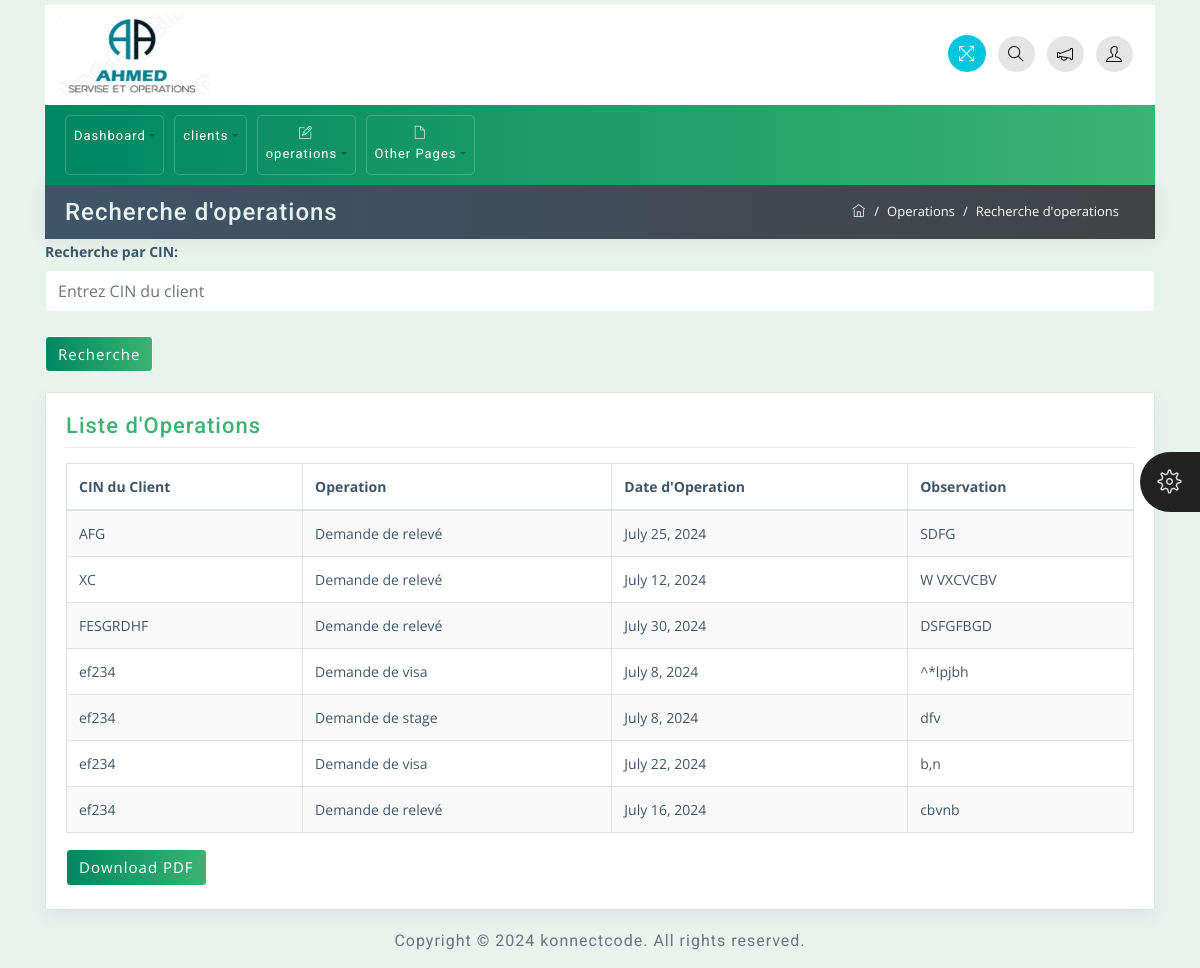
Page /operation/all on the earlier database version.
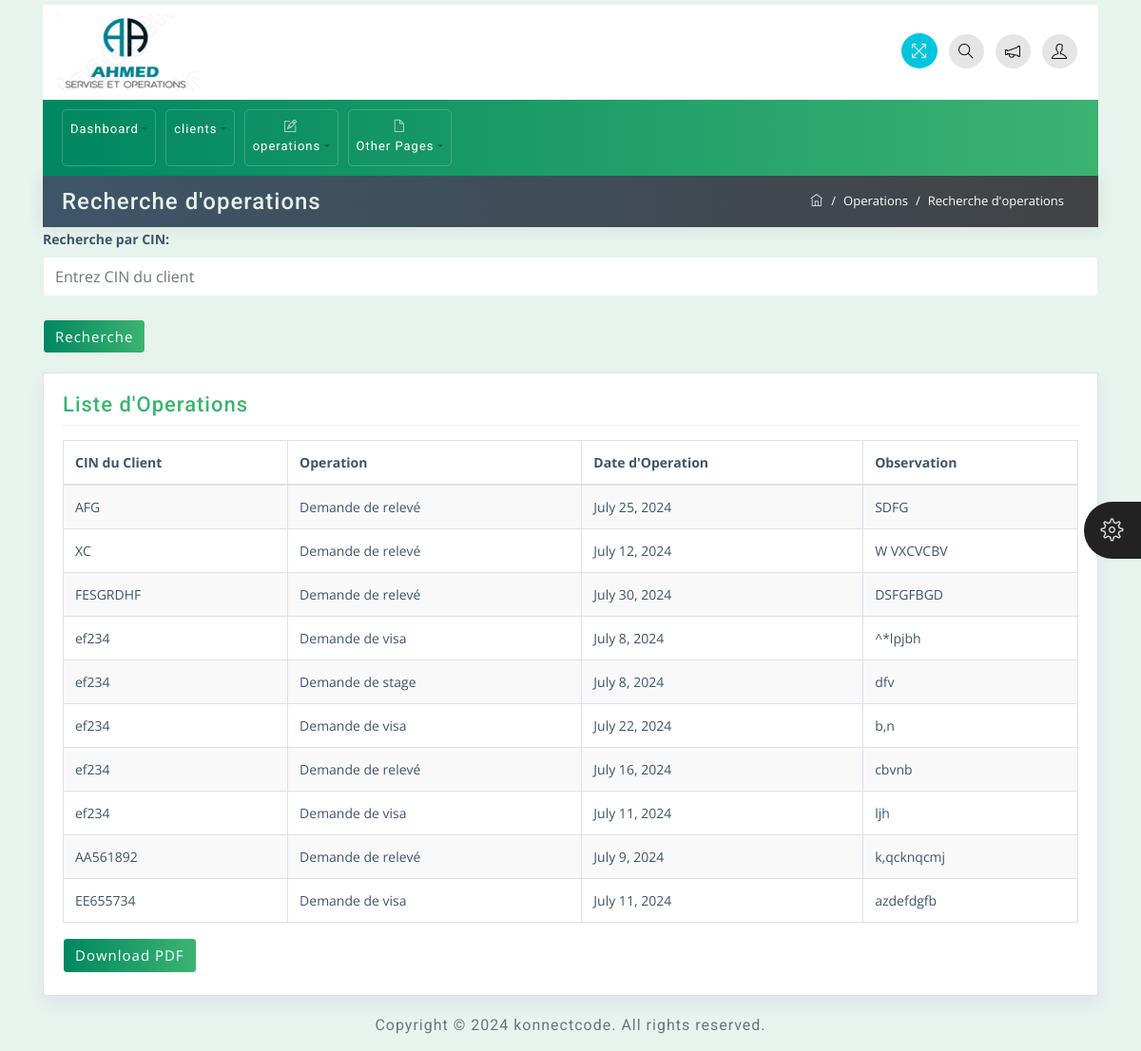
Same page on the later database version.
### employe/models.py (models this page shows, shortened)
class Operation(models.Model):
    client_id = models.CharField(max_length=100)
    operation = models.CharField(max_length=100)
    operation_date = models.DateField(default=timezone.now)
    observation = models.TextField()
    piece_jointe = models.FileField(upload_to='piece_jointe/')
    confirmed = models.BooleanField(default=False)

### employe/views.py (the view)
# urls.py: path('operation/all',OperationListView.as_view(),name='all_operation'),
class OperationListView(ListView):
    model = Operation
    template_name = 'client/operation_list.html'
    context_object_name = 'operations'

### employe/templates/client/operation_list.html
{% extends 'base.html' %}
{% block content %}
<div class="container mt-0">
    <div class="row breadcrumb-bar">
        <div class="col-md-6">
            <h3 class="block-title">Recherche d'operations</h3>
        </div>
        <div class="col-md-6">
            <ol class="breadcrumb">
                <li class="breadcrumb-item">
                    <a href="{% url 'employe:base' %}">
                        <span class="ti-home"></span>
                    </a>
                </li>
                <li class="breadcrumb-item">Operations</li>
                <li class="breadcrumb-item active">Recherche d'operations</li>
            </ol>
        </div>
    </div>
</div>
<div class="container">
    <form method="get" action="{% url 'employe:search_operations' %}">
        <div class="form-group">
            <label for="query">Recherche par CIN:</label>
            <input type="text" name="query" id="query" class="form-control" placeholder="Entrez CIN du client
            " value="{{ request.GET.query }}">
        </div>
        <button type="submit" class="btn btn-primary">Recherche</button>
    </form>
</div>
<div class="container">
    <div class="row">
        <div class="col-md-12">
            <div class="widget-area-2 proclinic-box-shadow">
                <h3 class="widget-title">Liste d'Operations</h3>
                <div class="table-responsive mb-3">
                    <table id="tableId" class="table table-bordered table-striped">
                        <thead>
                            <tr>
                                <th> CIN du Client</th>
                                <th>Operation</th>
                                <th>Date d'Operation </th>
                                <th>Observation</th>
                            </tr>
                        </thead>
                        <tbody>
                            {% for operation in operations %}
                            <tr>
                                <td>{{ operation.client_id }}</td>
                                <td>{{ operation.operation }}</td>
                                <td>{{ operation.operation_date }}</td>
                                <td>{{ operation.observation }}</td>
                            </tr>
                            {% endfor %}
                        </tbody>
                    </table>
                    <a href="{% url 'employe:operationlistpdf' %}?query={{ request.GET.query }}" class="btn btn-primary">Download PDF</a>
                </div>
            </div>
        </div>
    </div>
</div>
{% endblock %}

Differences in the rows shown:
added Operation: client_id "ef234", operation "Demande de visa", operation_date "July 11, 2024", observation "ljh"
added Operation: client_id "AA561892", operation "Demande de relevé", operation_date "July 9, 2024", observation "k,qcknqcmj"
added Operation: client_id "EE655734", operation "Demande de visa", operation_date "July 11, 2024", observation "azdefdgfb"
